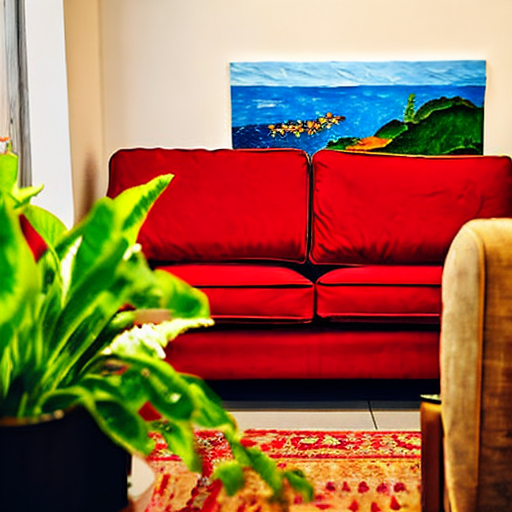
#> input picture image_composition_diffusion/generated_image_2.png, 512 x 512 px, given in place of _preview.png, which was not available
$ jupyter execute --allow-errors EDA.ipynb   (shell and % lines are left out)   (text cells are left out)
#> lines starting #> are read from the running program, lines starting #| are printed output that depends on the picture; after the words box and inside, x2 and y2 are one past the last pixel; in counts of white or black regions, pixels touching at a corner belong together; pictures that were not available may be replaced by others from this repository, and a replacement may not be noted
[cell 1]
# Importing necessary modules

[cell 2]
import pandas as pd
import cv2
import matplotlib.pyplot as plt
#import torch
import pytesseract
import numpy as np
from typing import List, Tuple

[cell 3]
import sys
# Add the current directory to the system path
sys.path.append('.')

[cell 4]
data_path = '../Data/'

#> (a cell that did not finish here is left out)

#> (a cell that did not finish here is left out)

#> (a cell that did not finish here is left out)

[cell 8]
concepts_df = pd.read_json(data_path+'concepts.json')
#> (reads Data/concepts.json from the repository)

[cell 9]
concepts_df.head()

[cell 10]
concepts_df.shape

[cell 11]
concepts_df['explanation'][0]

[cell 12]
concepts_df['asset_suggestions'][0]

[cell 13]
len(concepts_df['asset_suggestions'][0])

[cell 14]
len(concepts_df['asset_suggestions'][0][0])

[cell 15]
Frames=[]
for i in range(len(concepts_df['asset_suggestions'][0][0])-1):
    Frames.append(concepts_df['asset_suggestions'][0][0][f'frame_{i+1}'])

[cell 16]
len(Frames)

#> (a cell that did not finish here is left out)

#> (a cell that did not finish here is left out)

#> (a cell that did not finish here is left out)

[cell 20]
def locate_image_on_image(locate_image: str, on_image: str, prefix: str = '', visualize: bool = False, color: Tuple[int, int, int] = (0, 0, 255)):
#> called with prefix = 'eng_', visualize = True, color = (0, 0, 255)
    try:

        image = cv2.imread(on_image)
#> image is the input picture: shape (512, 512, 3); mean B, G, R 73.8, 106.2, 153.5
        gray = cv2.cvtColor(image, cv2.COLOR_RGB2GRAY)
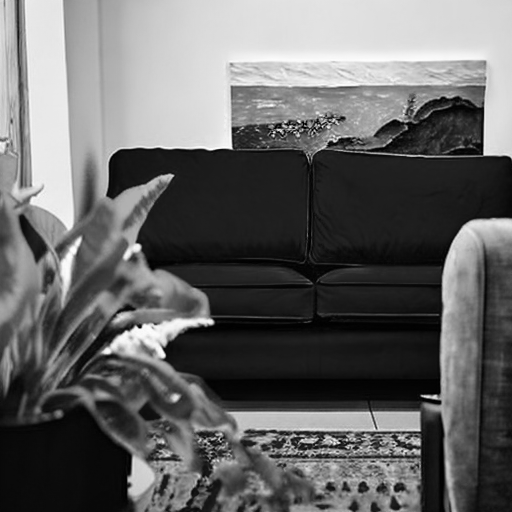
#> gray: shape (512, 512); min 0, max 254, mean 101.9

        template = cv2.imread(locate_image, 0)
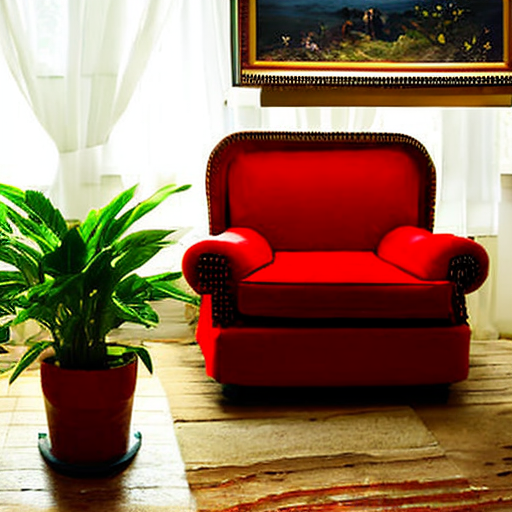
#> input picture image_composition_diffusion/generated_image.png, 512 x 512 px, given in place of engagement_instruction.png, which was not available
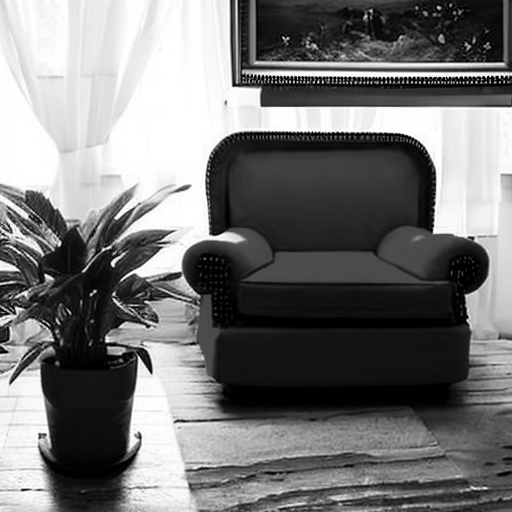
#> template: shape (512, 512); min 0, max 255, mean 119.1

        result = cv2.matchTemplate(gray, template, cv2.TM_CCOEFF)
#> result = [615315392]
        _, _, _, max_loc = cv2.minMaxLoc(result)
#> max_loc = (0, 0)

        height, width = template.shape[:2]
#> height = 512; width = 512

        top_left = max_loc
#> top_left = (0, 0)
        bottom_right = (top_left[0] + width, top_left[1] + height)
#> bottom_right = (512, 512)

        if visualize:
            cv2.rectangle(image, top_left, bottom_right, color, 1)
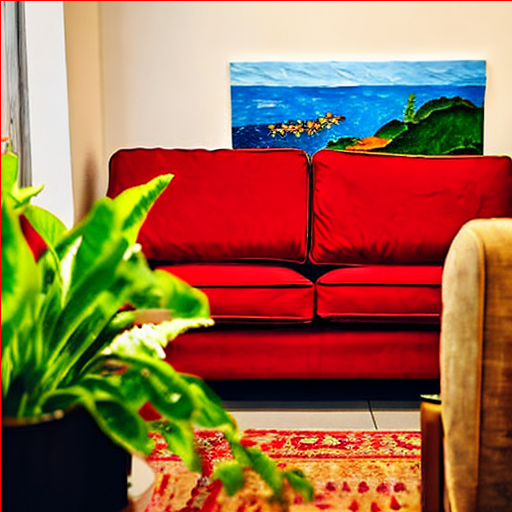
#> image: shape (512, 512, 3); 0.39% of pixels changed, all inside (x1, y1, x2, y2) = (0, 0, 512, 512)
            plt.figure(figsize=(10, 10))
            plt.axis('off')
            image = cv2.cvtColor(image, cv2.COLOR_BGR2RGB)
            plt.imshow(image)

        return {f'{prefix}top_left_pos': top_left, f'{prefix}bottom_right_pos': bottom_right}

    except cv2.error as err:
        print(err)

[cell 21]
locate_image_on_image('../Data/Assets/4c3bb41d4f40f39842b7b8d3f536366a/engagement_instruction.png', '../Data/Assets/4c3bb41d4f40f39842b7b8d3f536366a/_preview.png', prefix='eng_', visualize=True)

[cell 22]
locate_image_on_image('../Data/Assets/5a48ffcbf611f167ecbb884e807f31f6/engagement_instruction.png', '../Data/Assets/5a48ffcbf611f167ecbb884e807f31f6/_preview.png', prefix='eng_', visualize=True)
#> call 2 of locate_image_on_image, with prefix = 'eng_', visualize = True, color = (0, 0, 255)
#> in locate_image_on_image, image is the input picture: shape (512, 512, 3); mean B, G, R 87.1, 112.6, 145.6
#> in locate_image_on_image (call 2), `gray = cv2.cvtColor(image, cv2.COLOR_RGB2GRAY)`:
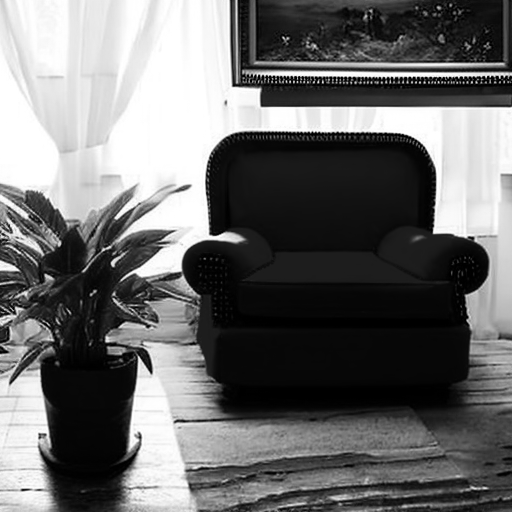
#> gray: shape (512, 512); min 0, max 255, mean 108.7

[cell 23]
import extcolors
import pandas as pd
from colormap import rgb2hex
from matplotlib import pyplot as plt
from PIL import Image

[cell 24]
def identify_color_composition(image,
                               tolerance: int = 12,
                               limit: int = 2,
                               visualize: bool = False) -> None:
    """Function that identifies the color composition of a
    given image path."""

    extracted_colors = extcolors.extract_from_path(
        image, tolerance=tolerance, limit=limit)

    identified_colors = color_to_df(extracted_colors)

    if not visualize:
        return identified_colors

    list_color = list(identified_colors['c_code'])
    list_percent = [int(i) for i in list(identified_colors['occurrence'])]

    text_c = [c + ' ' + str(round(p*100/sum(list_percent), 1)) + '%' for c, p in zip(list_color,
                                                                                     list_percent)]
    fig, ax = plt.subplots(nrows=1, ncols=2, figsize=(100, 100), dpi=10)
    wedges, _ = ax[0].pie(list_percent,
                          labels=text_c,
                          labeldistance=1.05,
                          colors=list_color,
                          textprops={'fontsize': 60, 'color': 'black'}
                          )

    plt.setp(wedges, width=0.3)

    # create space in the center
    plt.setp(wedges, width=0.36)

    ax[0].set_aspect("equal")
    fig.set_facecolor('grey')

    ax[1].imshow(Image.open(image))

    plt.show()

    return identified_colors


# [22 lines left out: function color_to_df, not called in this run]

[cell 25]
identify_color_composition('../Data/Assets/5a48ffcbf611f167ecbb884e807f31f6/landing_2.jpg',tolerance=12,limit=8, visualize=True)
#> (the call stopped at in identify_color_composition, `extracted_colors = extcolors.extract_from_path( image, tolerance=toler..`: extcolors is not available in this run)

[cell 26]
identify_color_composition('../Data/Assets/5a48ffcbf611f167ecbb884e807f31f6/engagement_instruction.png', visualize=True)
#> (the call stopped at in identify_color_composition, `extracted_colors = extcolors.extract_from_path( image, tolerance=toler..`: extcolors is not available in this run)

[cell 27]
identify_color_composition('../Data/Assets/5a48ffcbf611f167ecbb884e807f31f6/cta.png', limit=3 ,visualize=True)
#> (the call stopped at in identify_color_composition, `extracted_colors = extcolors.extract_from_path( image, tolerance=toler..`: extcolors is not available in this run)

[cell 28]
# [37 lines left out: functions convert_hex_to_rgb, get_luminance, not called in this run]

def fix_image_background(image_path: str):
    identified_colors = identify_color_composition(image_path)
    text_color = identified_colors['c_code'].to_list()[0]
    text_color_rgb = identified_colors['rgb'].to_list()[0]
    luminance = get_luminance(hex_color=text_color)

    if luminance < 140:
        background_color = (255, 255, 255)
    else:
        background_color = (0, 0, 0)

    # Load image
    image = cv2.imread(image_path)

    # Make all perfectly green pixels white
    image[np.all(image != text_color_rgb, axis=-1)] = background_color

    return image

def extract_text(image_path, tesseract_cmd: str = '', fix_background: bool = False):
    # pytesseract.pytesseract.tesseract_cmd = tesseract_cmd
    try:
        if fix_background:
            text = pytesseract.image_to_string(
                fix_image_background(image_path))
        else:
            text = pytesseract.image_to_string(image_path)

        return text

    except pytesseract.TesseractNotFoundError:
        raise Exception(
            f'Failure: Tesseract is not installed or not available in the defined path {tesseract_cmd}')

[cell 29]
extract_text('../Data/Assets/5a48ffcbf611f167ecbb884e807f31f6/_preview.png')
#> (the call stopped at in extract_text, `text = pytesseract.image_to_string(image_path)`: pytesseract is not available in this run)

[cell 30]
extract_text('../Data/Assets/5a48ffcbf611f167ecbb884e807f31f6/engagement_instruction.png', fix_background=True)
#> (the call stopped at in identify_color_composition, `extracted_colors = extcolors.extract_from_path( image, tolerance=toler..`: extcolors is not available in this run)

[cell 31]
extract_text('../Data/Assets/5a48ffcbf611f167ecbb884e807f31f6/cta.png', fix_background=True)
#> (the call stopped at in identify_color_composition, `extracted_colors = extcolors.extract_from_path( image, tolerance=toler..`: extcolors is not available in this run)
